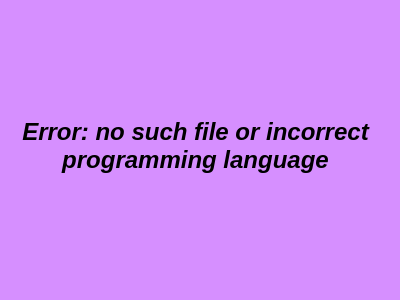
<?xml version="1.0" encoding="UTF-8"?>
<ui version="4.0">
 <class>error</class>
 <widget class="QWidget" name="error">
  <property name="windowModality">
   <enum>Qt::ApplicationModal</enum>
  </property>
  <property name="geometry">
   <rect>
    <x>0</x>
    <y>0</y>
    <width>400</width>
    <height>300</height>
   </rect>
  </property>
  <property name="sizePolicy">
   <sizepolicy hsizetype="Fixed" vsizetype="Fixed">
    <horstretch>0</horstretch>
    <verstretch>0</verstretch>
   </sizepolicy>
  </property>
  <property name="windowTitle">
   <string>Error</string>
  </property>
  <property name="windowIcon">
   <iconset resource="sss.qrc">
    <normaloff>:/icons/error.jpg</normaloff>:/icons/error.jpg</iconset>
  </property>
  <property name="styleSheet">
   <string notr="true">QWidget{
background:rgb(214, 143, 255);
}</string>
  </property>
  <widget class="QLabel" name="label">
   <property name="geometry">
    <rect>
     <x>10</x>
     <y>10</y>
     <width>371</width>
     <height>271</height>
    </rect>
   </property>
   <property name="font">
    <font>
     <pointsize>18</pointsize>
     <italic>true</italic>
     <bold>true</bold>
    </font>
   </property>
   <property name="text">
    <string>Error: no such file or incorrect programming language</string>
   </property>
   <property name="alignment">
    <set>Qt::AlignCenter</set>
   </property>
   <property name="wordWrap">
    <bool>true</bool>
   </property>
  </widget>
 </widget>
 <resources>
  <include location="sss.qrc"/>
 </resources>
 <connections/>
</ui>
